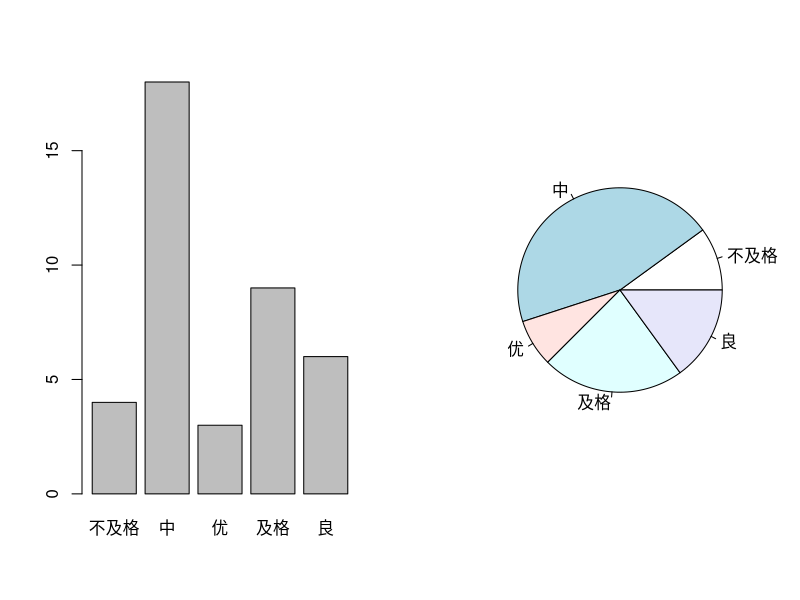
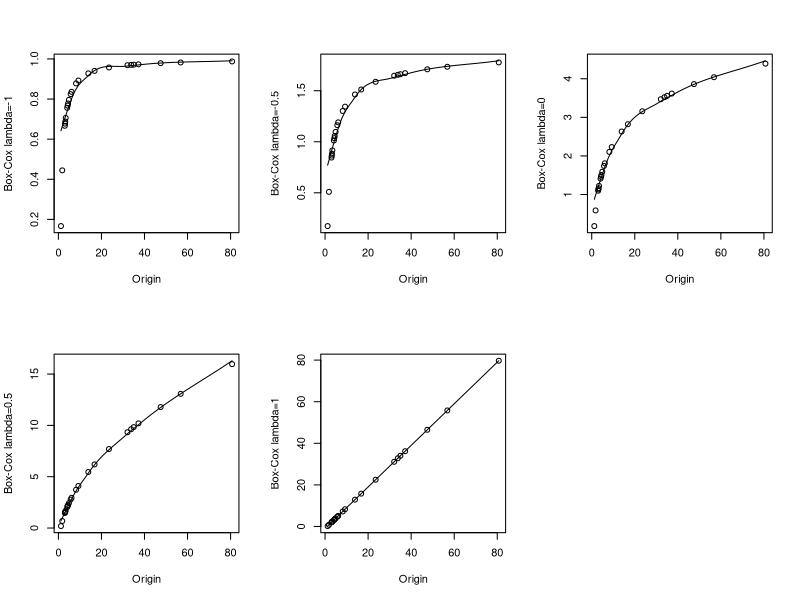
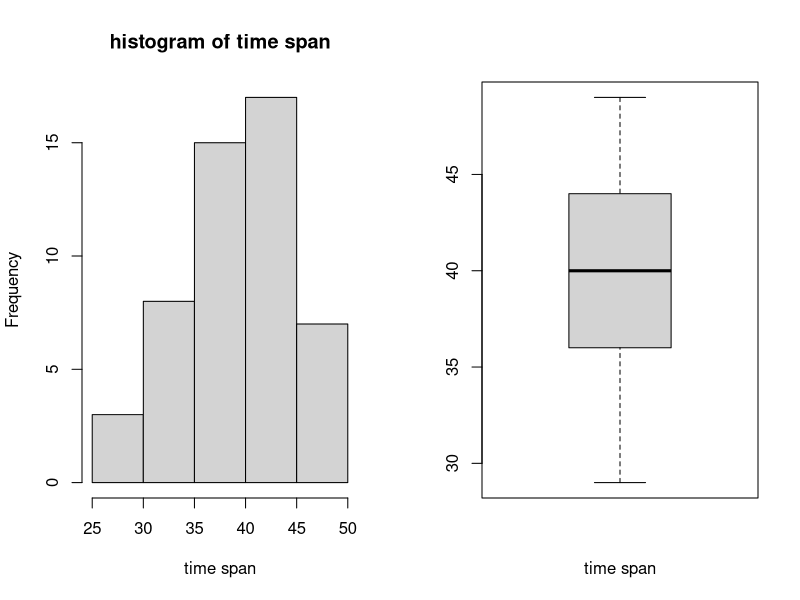
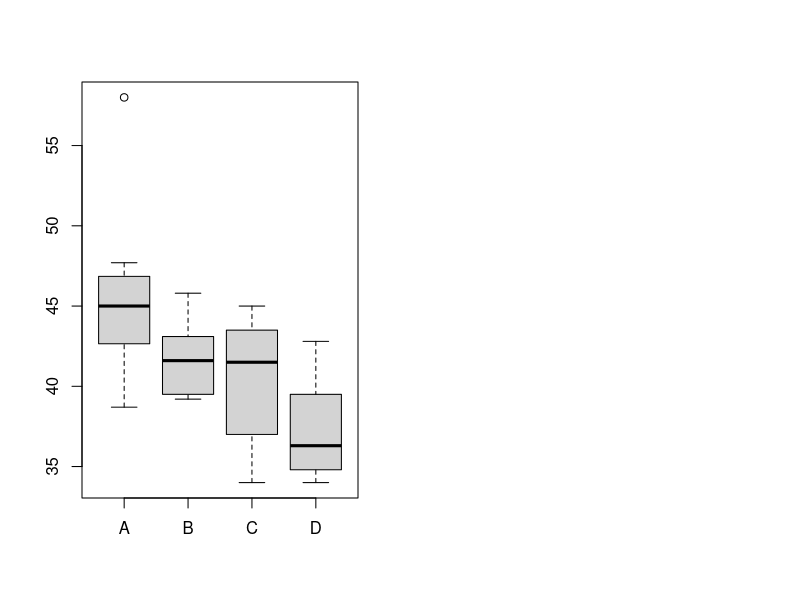

R code for these plots, in order:
## ---- chunk 1
knitr::opts_chunk$set(echo = TRUE)
## ---- chunk 2
score<-factor(c(rep("优",3),rep("良",6),rep("中",18),rep("及格",9),rep("不及格",4)))
par(mfrow=c(1,2))
barplot(table(score))
pie(table(score))
## ---- chunk 3
data<-c(4.5,1.8,9.3,6.1,8.2,13.9,23.5,3.2,56.8,80.7,4.9,37.2
        ,32.1,4.1,47.5,16.8,3.4,3,33.8,4.3,3.1,1.2,5.7,35)
lambda<-c(-1,-0.5,0,0.5,1)
box.cox<-function(data,lamb){
  if (lamb==0){
    log(data)
  }
  else{
    (data^lamb-1)/lamb
  }
}
par(mfrow=c(2,3))
for (lamb in lambda){
  scatter.smooth(data,box.cox(data,lamb),xlab="Origin",ylab = paste("Box-Cox lambda=",lamb,sep = ""))
}
## ---- chunk 4
data<-c(35,38,44,33,44,43,48,40,45,30,
        45,32,42,39,49,37,45,37,36,42,
        31,41,45,46,34,30,43,37,44,49,
        36,46,32,36,37,37,45,36,46,42,
        38,43,34,38,47,35,29,41,40,41)
par(mfrow=c(1,2))
hist(data,main="histogram of time span",xlab="time span")
boxplot(data,xlab="time span")
## ---- chunk 5
data<-data.frame(A=c(38.7,41.5,43.8,44.5,45.5,46.0,47.7,58.0),
                 B=c(39.2,39.3,39.7,41.4,41.8,42.9,43.3,45.8),
                 C=c(34.0,35.0,39.0,40.0,43.0,43.0,44.0,45.0),
                 D=c(34.0,34.8,34.8,35.4,37.2,37.8,41.2,42.8))
boxplot(data)
